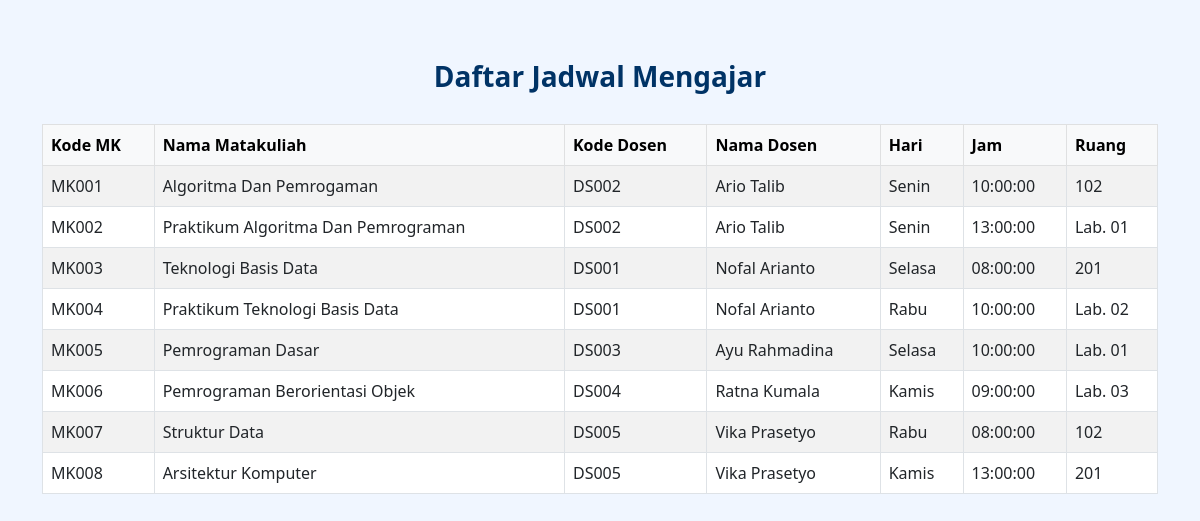
Screenshot of /uas_basisdata_tiara/daftar_jadwal.php with the database file from the repository.
### tables this page shows
CREATE TABLE `jadwalmengajar` (
  `kd_mk` varchar(10) DEFAULT NULL,
  `kd_ds` varchar(10) DEFAULT NULL,
  `hari` varchar(20) DEFAULT NULL,
  `jam` time DEFAULT NULL,
  `ruang` varchar(20) DEFAULT NULL
);

CREATE TABLE `matakuliah` (
  `kd_mk` varchar(10) NOT NULL,
  `nama` varchar(100) DEFAULT NULL,
  `sks` int(11) DEFAULT NULL
);

CREATE TABLE `dosen` (
  `kd_ds` varchar(10) NOT NULL,
  `nama` varchar(100) DEFAULT NULL
);

### uas_basisdata_tiara/daftar_jadwal.php (the view, shortened to what this page needs)
<?php include 'koneksi.php'; ?>
<!DOCTYPE html>
<html>
<head>
  <link href="https://cdn.jsdelivr.net/npm/bootstrap@5.3.0/dist/css/bootstrap.min.css" rel="stylesheet">
</head>
<body>
  <div class="container">
    <h3>Daftar Jadwal Mengajar</h3>
    <table class="table table-bordered table-striped">
      <thead class="table-light">
        <tr>
          <th>Kode MK</th>
          <th>Nama Matakuliah</th>
          <th>Kode Dosen</th>
          <th>Nama Dosen</th>
          <th>Hari</th>
          <th>Jam</th>
          <th>Ruang</th>
        </tr>
      </thead>
      <tbody>
        <?php
        $query = "SELECT j.kd_mk, mk.nama AS nama_mk,
                         j.kd_ds, d.nama AS nama_dosen,
                         j.hari, j.jam, j.ruang
                  FROM jadwalmengajar j
                  JOIN matakuliah mk ON j.kd_mk = mk.kd_mk
                  JOIN dosen d ON j.kd_ds = d.kd_ds";
        $result = mysqli_query($conn, $query);
        while ($row = mysqli_fetch_assoc($result)) {
          echo "<tr>
                  <td>{$row['kd_mk']}</td>
                  <td>{$row['nama_mk']}</td>
                  <td>{$row['kd_ds']}</td>
                  <td>{$row['nama_dosen']}</td>
                  <td>{$row['hari']}</td>
                  <td>{$row['jam']}</td>
                  <td>{$row['ruang']}</td>
                </tr>";
        }
        ?>
      </tbody>
    </table>
  </div>
</body>
</html>

### uas_basisdata_tiara/daftar_jadwal.php (style rules this page uses)
body { background-color: #f0f6ff; font-family: 'Segoe UI', sans-serif; }
.container { margin-top: 60px; }
h3 { text-align: center; margin-bottom: 30px; font-weight: bold; color: #003366; }
table { background-color: white; }

### rows the page displays
jadwalmengajar: kd_mk "MK001", kd_mk.nama "Algoritma Dan Pemrogaman", kd_ds "DS002", kd_ds.nama "Ario Talib", hari "Senin", jam "10:00:00", ruang "102"
jadwalmengajar: kd_mk "MK002", kd_mk.nama "Praktikum Algoritma Dan Pemrograman", kd_ds "DS002", kd_ds.nama "Ario Talib", hari "Senin", jam "13:00:00", ruang "Lab. 01"
jadwalmengajar: kd_mk "MK003", kd_mk.nama "Teknologi Basis Data", kd_ds "DS001", kd_ds.nama "Nofal Arianto", hari "Selasa", jam "08:00:00", ruang "201"
jadwalmengajar: kd_mk "MK004", kd_mk.nama "Praktikum Teknologi Basis Data", kd_ds "DS001", kd_ds.nama "Nofal Arianto", hari "Rabu", jam "10:00:00", ruang "Lab. 02"
jadwalmengajar: kd_mk "MK005", kd_mk.nama "Pemrograman Dasar", kd_ds "DS003", kd_ds.nama "Ayu Rahmadina", hari "Selasa", jam "10:00:00", ruang "Lab. 01"
jadwalmengajar: kd_mk "MK006", kd_mk.nama "Pemrograman Berorientasi Objek", kd_ds "DS004", kd_ds.nama "Ratna Kumala", hari "Kamis", jam "09:00:00", ruang "Lab. 03"
jadwalmengajar: kd_mk "MK007", kd_mk.nama "Struktur Data", kd_ds "DS005", kd_ds.nama "Vika Prasetyo", hari "Rabu", jam "08:00:00", ruang "102"
jadwalmengajar: kd_mk "MK008", kd_mk.nama "Arsitektur Komputer", kd_ds "DS005", kd_ds.nama "Vika Prasetyo", hari "Kamis", jam "13:00:00", ruang "201"
